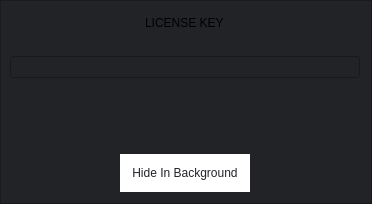
     <widget class="QFrame" name="contentFrame">
      <property name="sizePolicy">
       <sizepolicy hsizetype="Preferred" vsizetype="Preferred">
        <horstretch>0</horstretch>
        <verstretch>0</verstretch>
       </sizepolicy>
      </property>
      <property name="styleSheet">
       <string notr="true">background: #222327</string>
      </property>
      <property name="frameShape">
       <enum>QFrame::StyledPanel</enum>
      </property>
      <property name="frameShadow">
       <enum>QFrame::Raised</enum>
      </property>
      <layout class="QVBoxLayout" name="verticalLayout_2">
       <property name="leftMargin">
        <number>9</number>
       </property>
       <property name="topMargin">
        <number>15</number>
       </property>
       <item alignment="Qt::AlignHCenter">
        <widget class="QLabel" name="label_2">
         <property name="styleSheet">
          <string notr="true">padding: 20px;
padding-top: 0px;
font: 24pt &quot;Roboto&quot;;</string>
         </property>
         <property name="text">
          <string>LICENSE KEY</string>
         </property>
        </widget>
       </item>
       <item alignment="Qt::AlignHCenter">
        <widget class="QLineEdit" name="licenseInput">
         <property name="minimumSize">
          <size>
           <width>350</width>
           <height>0</height>
          </size>
         </property>
         <property name="text">
          <string/>
         </property>
        </widget>
       </item>
       <item alignment="Qt::AlignHCenter">
        <widget class="QLabel" name="statusLabel">
         <property name="styleSheet">
          <string notr="true">color: #fc832b; 
font: 16pt;</string>
         </property>
         <property name="text">
          <string/>
         </property>
        </widget>
       </item>
       <item>
        <spacer name="verticalSpacer">
         <property name="orientation">
          <enum>Qt::Vertical</enum>
         </property>
         <property name="sizeHint" stdset="0">
          <size>
           <width>20</width>
           <height>40</height>
          </size>
         </property>
        </spacer>
       </item>
       <item alignment="Qt::AlignHCenter">
        <widget class="QPushButton" name="hideGUIButton">
         <property name="styleSheet">
          <string notr="true">#hideGUIButton {
background-color: rgb(255, 255, 255);
padding: 10px;
border: 2px solid  rgb(255, 255, 255);
font: 14pt &quot;Roboto&quot;;
color: #222327;
}

#hideGUIButton:pressed {
background-color:rgb(255, 136, 0);
border-color:rgb(255, 136, 0);
color: white;
}</string>
         </property>
         <property name="text">
          <string>Hide In Background</string>
         </property>
        </widget>
       </item>
      </layout>
     </widget>
